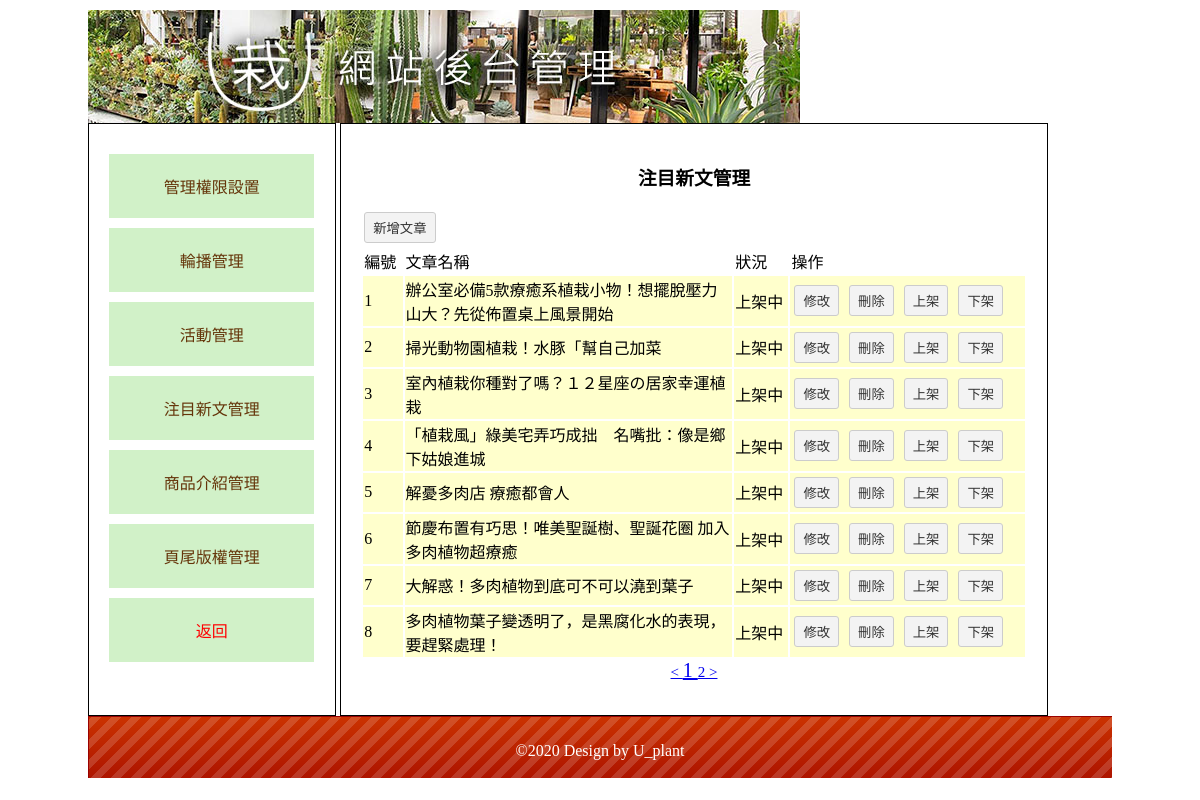
The app's page /admin.php?redo=anews (signed in) with its own data.
### tables this page shows
CREATE TABLE `q4t3_news` (
  `id` int(11) UNSIGNED NOT NULL,
  `img` text NOT NULL,
  `title` text NOT NULL,
  `date` date NOT NULL,
  `p` text NOT NULL,
  `more` text NOT NULL,
  `dpy` int(11) NOT NULL
);

CREATE TABLE `q4t11_footer` (
  `id` int(10) UNSIGNED NOT NULL,
  `once` text NOT NULL
);

### sql.php (called while the page is built, shortened)
<?php
$db = new PDO("mysql:host=127.0.0.1;dbname=s1080414;charset=utf8", "root", "");
function select($tb, $wh)
{
  global $db;
  return $db->query("SELECT * FROM " . $tb . " WHERE " . $wh)->fetchAll();
}
function jlo($lk)
{
  return "location.href='" . $lk . "'";
}
function navpage($tb, $wh, $rg, $nw)
{
  $total = count(select($tb, $wh));
  $many = ceil($total / $rg);
  $pg['<'] = ($nw == 1) ? 1 : $nw - 1;
  for ($i = 1; $i <= $many; $i++) $pg[$i] = $i;
  $pg['>'] = ($nw == $many) ? $nw : $nw + 1;
  return $pg;
}
?>
<?php
$re = select("q4t11_footer", 1);
$bot = $re[0]['once'];
?>

### anews.php (the view)
<h3 class="ct">注目新文管理</h3>
<input type="button" value="新增文章" onclick="<?= jlo('?redo=bnadd') ?>">
<table>
  <tr>
    <td width=6%>編號</td>
    <td width=50%>文章名稱</td>
    <td>狀況</td>
    <td>操作</td>
  </tr>
  <?php
  $nowpage = (empty($_GET['page'])) ? 1 : $_GET['page'];
  $begin = ($nowpage - 1) * 8;
  $re = select("q4t3_news", "1 limit " . $begin . ",8");
  foreach ($re as $ro) {
  ?>
    <tr bgcolor=#ffc>
      <td><?= $ro['id'] ?></td>
      <td><?= $ro['title'] ?></td>
      <td><?= ($ro['dpy']) ? "上架中" : "已下架"; ?></td>
      <td>
        <input type="button" value="修改" onclick="<?= jlo('?redo=tpnews&id=' . $ro['id']) ?>">
        <input type="button" value="刪除" onclick="<?= jlo('api.php?do=anewsdel&id=' . $ro['id']) ?>">
        <input type="button" value="上架" onclick="<?= jlo('api.php?do=anewson&id=' . $ro['id']) ?>">
        <input type="button" value="下架" onclick="<?= jlo('api.php?do=anewsoff&id=' . $ro['id']) ?>">
      </td>
    </tr>
  <?php
  }
  ?>
</table>
<div style="text-align:center;">
  <?php
  $result = navpage("q4t3_news", 1, 8, $nowpage);
  foreach ($result as $key => $value) echo '<a class="bl" style="font-size:' . (($key == $nowpage) ? 20 : 15) . 'px;" href="?redo=anews&page=' . $value . '"> ' . $key . ' </a>';
  ?>
</div>

### admin.php (shortened to what this page needs)
<?php
require_once('sql.php');
$main = (empty($_GET['redo'])) ? "admain" : $_GET['redo'];
$re = select("q4t10_admin", "acc='" . $_SESSION['admin'] . "'");
$access = unserialize($re[0]['access']);
?>
<!DOCTYPE html PUBLIC "-//W3C//DTD XHTML 1.0 Transitional//EN" "http://www.w3.org/TR/xhtml1/DTD/xhtml1-transitional.dtd">
<html xmlns="http://www.w3.org/1999/xhtml">
<head>
  <link href="./Manage Page_files/css.css" rel="stylesheet" type="text/css">
</head>
<body>
  <div id="main" style="width: 1024px;height: 768px;overflow: scroll;padding: 0;margin: 10px auto;border: 0;">
    <div id="top">
      <a href="?">
        <img src="./Manage Page_files/0416.jpg">
      </a>
    </div>
    <div id="left" class="ct">
      <div style="min-height:400px;">
        <a href="?redo=admain">管理權限設置</a>
        <?= ($access[0]) ? '<a href="?redo=banner">輪播管理</a>' : '' ?>
        <?= ($access[1]) ? '<a href="?redo=banner3s">活動管理</a>' : '' ?>
        <?= ($access[2]) ? '<a href="?redo=anews">注目新文管理</a>' : '' ?>
        <?= ($access[3]) ? '<a href="?redo=tp">商品介紹管理</a>' : '' ?>
        <?= ($access[4]) ? '<a href="?redo=bot">頁尾版權管理</a>' : '' ?>
        <a href="api.php?do=adlogout" style="color:#f00;">返回</a>
      </div>
    </div>
    <div id="right"><?php include $main . ".php"; ?>
    </div>
    <div id="bottom" style="line-height:70px; color:#FFF; background:url(images/bot.png);" class="ct">
      <?= $bot ?>
    </div>
  </div>
</body>
</html>

### Manage Page_files/css.css (style rules this page uses)
body { font-family: "微軟正黑體"; }
#main { width: 1034px; padding: 10px; margin: 20px auto 20px auto; border: #000 solid 1px; min-height: 768px; }
#top a { color: #ce631c; text-decoration: none; }
#left { display: inline-block; width: 20%; padding: 2%; min-height: 550px; vertical-align: top; border: #000 1px solid; }
#left a { display: block; padding: 20px 5px 20px 5px; text-decoration: none; background: #d1f1c8; margin: 10px auto 10px auto; color: #65350a; }
.ct { text-align: center; }
#right { display: inline-block; width: 65%; padding: 2%; min-height: 550px; border: #000 1px solid; }
#bottom { height: 70px; background-size: cover; }
input[type="text"], input[type="password"], input[type="submit"], button, .button, input[type="reset"], input[type="button"], select，textarea, input[type="number"] { background: #f3f3f3; border: #ccc 1px solid; border-radius: 3px; padding: 5px 8px 5px 8px; text-decoration: none; margin: 3px; color: #333; }

### records on screen
q4t3_news: id "1", title "辦公室必備5款療癒系植栽小物！想擺脫壓力山大？先從佈置桌上風景開始", dpy "上架中"
q4t3_news: id "2", title "掃光動物園植栽！水豚「幫自己加菜", dpy "上架中"
q4t3_news: id "3", title "室內植栽你種對了嗎？１２星座の居家幸運植栽", dpy "上架中"
q4t3_news: id "4", title "「植栽風」綠美宅弄巧成拙 名嘴批：像是鄉下姑娘進城", dpy "上架中"
q4t3_news: id "5", title "解憂多肉店 療癒都會人", dpy "上架中"
q4t3_news: id "6", title "節慶布置有巧思！唯美聖誕樹、聖誕花圈 加入多肉植物超療癒", dpy "上架中"
q4t3_news: id "7", title "大解惑！多肉植物到底可不可以澆到葉子", dpy "上架中"
q4t3_news: id "8", title "多肉植物葉子變透明了，是黑腐化水的表現，要趕緊處理！", dpy "上架中"
q4t11_footer: once "©2020 Design by U_plant"

### other values on screen
$key "<"
$key "1"
$key "2"
$key ">"
